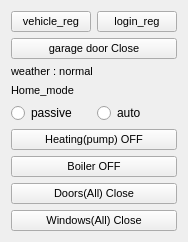
   <widget class="QWidget" name="verticalLayoutWidget">
    <property name="geometry">
     <rect>
      <x>620</x>
      <y>160</y>
      <width>161</width>
      <height>231</height>
     </rect>
    </property>
    <layout class="QVBoxLayout" name="verticalLayout">
     <item>
      <layout class="QVBoxLayout" name="verticalLayout_5">
       <item>
        <layout class="QHBoxLayout" name="horizontalLayout_4">
         <item>
          <widget class="QPushButton" name="pushButton_123">
           <property name="font">
            <font>
             <pointsize>8</pointsize>
            </font>
           </property>
           <property name="text">
            <string>vehicle_reg</string>
           </property>
          </widget>
         </item>
         <item>
          <widget class="QPushButton" name="pushButton_124">
           <property name="font">
            <font>
             <pointsize>8</pointsize>
            </font>
           </property>
           <property name="text">
            <string>login_reg</string>
           </property>
          </widget>
         </item>
        </layout>
       </item>
       <item>
        <widget class="QPushButton" name="pushButton_125">
         <property name="font">
          <font>
           <pointsize>8</pointsize>
          </font>
         </property>
         <property name="text">
          <string>garage door Close</string>
         </property>
        </widget>
       </item>
       <item>
        <widget class="QLabel" name="label_99">
         <property name="font">
          <font>
           <pointsize>9</pointsize>
          </font>
         </property>
         <property name="text">
          <string>&lt;html&gt;&lt;head/&gt;&lt;body&gt;&lt;p&gt;&lt;span style=&quot; font-size:8pt;&quot;&gt;weather : normal&lt;/span&gt;&lt;/p&gt;&lt;/body&gt;&lt;/html&gt;</string>
         </property>
        </widget>
       </item>
      </layout>
     </item>
     <item>
      <layout class="QVBoxLayout" name="verticalLayout_8">
       <item>
        <layout class="QVBoxLayout" name="verticalLayout_6">
         <item>
          <widget class="QLabel" name="label_102">
           <property name="font">
            <font>
             <pointsize>9</pointsize>
            </font>
           </property>
           <property name="text">
            <string>&lt;html&gt;&lt;head/&gt;&lt;body&gt;&lt;p&gt;&lt;span style=&quot; font-size:8pt;&quot;&gt;Home_mode&lt;/span&gt;&lt;/p&gt;&lt;/body&gt;&lt;/html&gt;</string>
           </property>
          </widget>
         </item>
        </layout>
       </item>
       <item>
        <layout class="QHBoxLayout" name="horizontalLayout_3">
         <item>
          <widget class="QRadioButton" name="radioButton_26">
           <property name="font">
            <font>
             <pointsize>9</pointsize>
            </font>
           </property>
           <property name="text">
            <string>passive</string>
           </property>
          </widget>
         </item>
         <item>
          <widget class="QRadioButton" name="radioButton_25">
           <property name="font">
            <font>
             <pointsize>9</pointsize>
            </font>
           </property>
           <property name="text">
            <string>auto</string>
           </property>
          </widget>
         </item>
        </layout>
       </item>
       <item>
        <layout class="QVBoxLayout" name="verticalLayout_11">
         <item>
          <widget class="QPushButton" name="pushButton_111">
           <property name="font">
            <font>
             <pointsize>8</pointsize>
            </font>
           </property>
           <property name="text">
            <string>Heating(pump) OFF</string>
           </property>
          </widget>
         </item>
         <item>
          <widget class="QPushButton" name="pushButton_112">
           <property name="font">
            <font>
             <pointsize>8</pointsize>
            </font>
           </property>
           <property name="text">
            <string>Boiler OFF</string>
           </property>
          </widget>
         </item>
         <item>
          <widget class="QPushButton" name="pushButton_114">
           <property name="font">
            <font>
             <pointsize>8</pointsize>
            </font>
           </property>
           <property name="text">
            <string>Doors(All) Close</string>
           </property>
          </widget>
         </item>
         <item>
          <widget class="QPushButton" name="pushButton_113">
           <property name="font">
            <font>
             <pointsize>8</pointsize>
            </font>
           </property>
           <property name="text">
            <string>Windows(All) Close</string>
           </property>
          </widget>
         </item>
        </layout>
       </item>
      </layout>
     </item>
    </layout>
   </widget>
